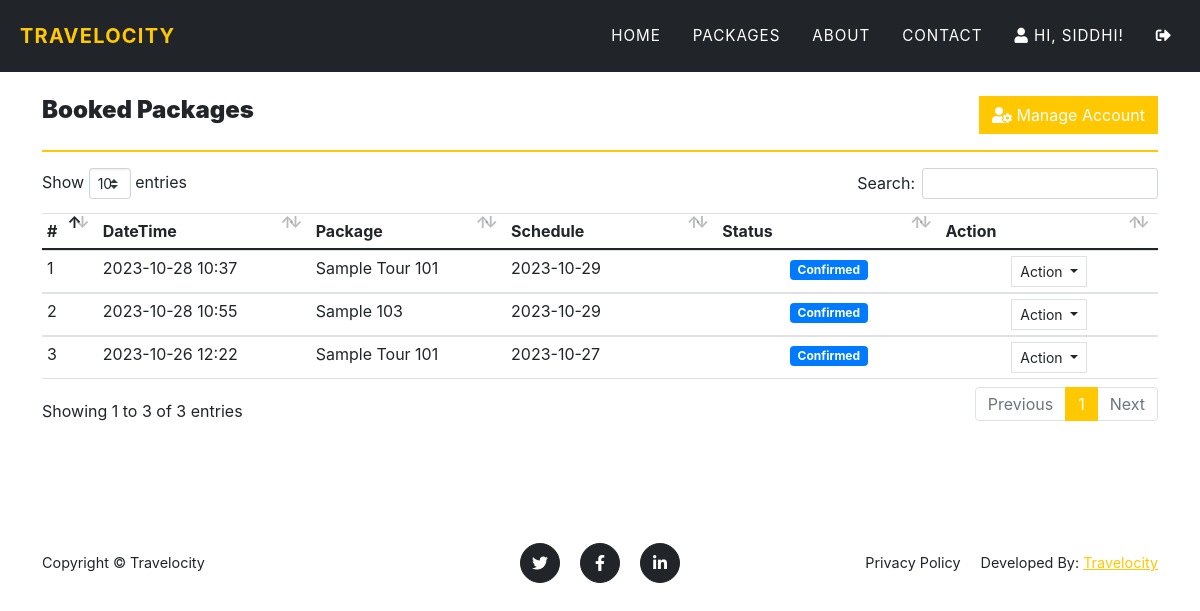
Screenshot of /?page=my_account (signed in) with the database file from the repository.
### tables this page shows
CREATE TABLE `book_list` (
  `id` int(30) NOT NULL,
  `user_id` int(30) NOT NULL,
  `package_id` int(30) NOT NULL,
  `status` tinyint(4) NOT NULL DEFAULT 0 COMMENT '0=pending,1=confirm, 2=cancelled\r\n',
  `schedule` date DEFAULT NULL,
  `date_created` datetime NOT NULL DEFAULT current_timestamp()
);

CREATE TABLE `packages` (
  `id` int(30) NOT NULL,
  `title` text DEFAULT NULL,
  `tour_location` text DEFAULT NULL,
  `cost` double NOT NULL,
  `description` text DEFAULT NULL,
  `upload_path` text DEFAULT NULL,
  `status` tinyint(4) NOT NULL DEFAULT 1 COMMENT '1 =active ,2 = Inactive',
  `date_created` datetime NOT NULL DEFAULT current_timestamp()
);

### classes/DBConnection.php (called while the page is built, shortened)
<?php
class DBConnection{
    private $host = 'localhost';
    private $username = 'root';
    private $password = '';
    private $database = 'tourism_db';
    public $conn;
    public function __construct(){
        if (!isset($this->conn)) {
            $this->conn = new mysqli($this->host, $this->username, $this->password, $this->database);
        }
    }
}
?>

### my_account.php (the view, shortened to what this page needs)
<section class="page-section">
    <div class="container">
    <div class="w-100 justify-content-between d-flex">
        <h4><b>Booked Packages</b></h4>
        <a href="./?page=edit_account" class="btn btn btn-primary btn-flat"><div class="fa fa-user-cog"></div> Manage Account</a>
    </div>
        <hr class="border-warning">
        <table class="table table-stripped text-dark">
            <colgroup>
                <col width="5%">
                <col width="10">
                <col width="25">
                <col width="25">
                <col width="15">
                <col width="10">
            </colgroup>
            <thead>
                <tr>
                    <th>#</th>
                    <th>DateTime</th>
                    <th>Package</th>
                    <th>Schedule</th>
                    <th>Status</th>
                    <th>Action</th>
                </tr>
            </thead>
            <tbody>
                <?php
                $i=1;
                    $qry = $conn->query("SELECT b.*,p.title FROM book_list b inner join `packages` p on p.id = b.package_id where b.user_id ='".$_settings->userdata('id')."' order by date(b.date_created) desc ");
                    while($row= $qry->fetch_assoc()):
                ?>
                    <tr>
                        <td><?php echo $i++ ?></td>
                        <td><?php echo date("Y-m-d H:i",strtotime($row['date_created'])) ?></td>
                        <td><?php echo $row['title'] ?></td>
                        <td><?php echo date("Y-m-d",strtotime($row['schedule'])) ?></td>
                        <td class="text-center">
                            <?php if($row['status'] == 0): ?>
                                <span class="badge badge-warning">Pending</span>
                            <?php elseif($row['status'] == 1): ?>
                                <span class="badge badge-primary">Confirmed</span>
                            <?php elseif($row['status'] == 2): ?>
                                <span class="badge badge-danger">Cancelled</span>
                            <?php elseif($row['status'] == 3): ?>
                                <span class="badge badge-success">Done</span>
                            <?php endif; ?>
                        </td>
                        <td align="center">
                                <button type="button" class="btn btn-flat btn-default border btn-sm dropdown-toggle dropdown-icon" data-toggle="dropdown">
                                    Action
                                </button>
                        </td>
                    </tr>
                <?php endwhile; ?>
            </tbody>
        </table>
    </div>
</section>

### rows the page displays
book_list: date_created "2023-10-28 10:37", package.title "Sample Tour 101", schedule "2023-10-29", status "Confirmed"
book_list: date_created "2023-10-28 10:55", package.title "Sample 103", schedule "2023-10-29", status "Confirmed"
book_list: date_created "2023-10-26 12:22", package.title "Sample Tour 101", schedule "2023-10-27", status "Confirmed"

### other values shown
$_settings->userdata('firstname') "SIDDHI"
$_settings->info('short_name') "Travelocity"
